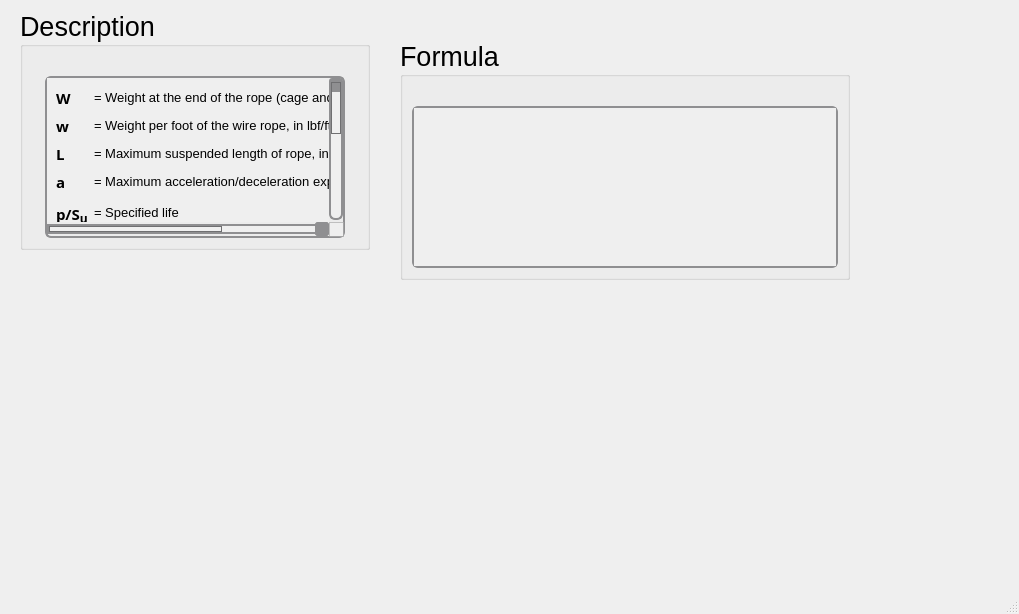
<?xml version="1.0" encoding="UTF-8"?>
<ui version="4.0">
 <class>MainWindow</class>
 <widget class="QMainWindow" name="MainWindow">
  <property name="geometry">
   <rect>
    <x>0</x>
    <y>0</y>
    <width>1019</width>
    <height>614</height>
   </rect>
  </property>
  <property name="windowTitle">
   <string>MainWindow</string>
  </property>
  <widget class="QWidget" name="centralwidget">
   <widget class="QGroupBox" name="groupBox_248">
    <property name="geometry">
     <rect>
      <x>20</x>
      <y>10</y>
      <width>350</width>
      <height>240</height>
     </rect>
    </property>
    <property name="sizePolicy">
     <sizepolicy hsizetype="Minimum" vsizetype="Minimum">
      <horstretch>0</horstretch>
      <verstretch>0</verstretch>
     </sizepolicy>
    </property>
    <property name="minimumSize">
     <size>
      <width>350</width>
      <height>0</height>
     </size>
    </property>
    <property name="maximumSize">
     <size>
      <width>350</width>
      <height>241</height>
     </size>
    </property>
    <property name="font">
     <font>
      <family>Segoe UI</family>
      <pointsize>20</pointsize>
      <weight>50</weight>
      <italic>false</italic>
      <bold>false</bold>
     </font>
    </property>
    <property name="title">
     <string>Description</string>
    </property>
    <layout class="QGridLayout" name="gridLayout_508">
     <item row="1" column="0">
      <widget class="QScrollArea" name="scrollArea_123">
       <property name="sizePolicy">
        <sizepolicy hsizetype="Minimum" vsizetype="Minimum">
         <horstretch>0</horstretch>
         <verstretch>0</verstretch>
        </sizepolicy>
       </property>
       <property name="maximumSize">
        <size>
         <width>300</width>
         <height>361</height>
        </size>
       </property>
       <property name="font">
        <font>
         <family>Segoe UI</family>
         <pointsize>15</pointsize>
         <weight>50</weight>
         <italic>false</italic>
         <bold>false</bold>
        </font>
       </property>
       <property name="styleSheet">
        <string notr="true">QScrollArea {
    background: qlineargradient(x1:0, y1:0, x2:0, y2:1,
                               stop:0 #f6f7fa, stop:1 #dadbde);
    border: 2px solid #8f8f91;
    border-radius: 6px;
}

QScrollArea QScrollBar:vertical, QScrollArea QScrollBar:horizontal {
    background: qlineargradient(x1:0, y1:0, x2:0, y2:1,
                               stop:0 #f6f7fa, stop:1 #dadbde);
    border: 2px solid #8f8f91;
    border-radius: 6px;
    width: 14px;
    height: 14px;
    margin: 2px 0 2px 0;
}

/* Completely remove the bottom button of the vertical scrollbar */
QScrollArea QScrollBar::add-line:vertical {
    height: 0px;
    width: 0px;
    border: none;
    background: none;
    margin: 0px;
    padding: 0px;
}

QScrollArea QScrollBar::handle:vertical, QScrollArea QScrollBar::handle:horizontal {
    background: qlineargradient(x1:0, y1:0, x2:0, y2:1,
                               stop:0 #8f8f91, stop:1 #6f6f71);
    min-height: 20px;
    border-radius: 6px;
    border: 1px solid #6f6f71;
}

QScrollArea QScrollBar::handle:vertical:hover, QScrollArea QScrollBar::handle:horizontal:hover {
    background: qlineargradient(x1:0, y1:0, x2:0, y2:1,
                               stop:0 #6f6f71, stop:1 #4f4f51);
    border: 1px solid #4f4f51;
}

QScrollArea QScrollBar::sub-line:vertical, QScrollArea QScrollBar::add-line:horizontal, QScrollArea QScrollBar::sub-line:horizontal {
    background: #8f8f91;
    border: none;
    border-radius: 3px;
    height: 14px;
    width: 14px;
    subcontrol-origin: margin;
}

QScrollArea QScrollBar::sub-line:vertical:hover, QScrollArea QScrollBar::add-line:horizontal:hover, QScrollArea QScrollBar::sub-line:horizontal:hover {
    background: #6f6f71;
}

QScrollArea QScrollBar::add-page:vertical, QScrollArea QScrollBar::sub-page:vertical,
QScrollArea QScrollBar::add-page:horizontal, QScrollArea QScrollBar::sub-page:horizontal {
    background: transparent;
}
</string>
       </property>
       <property name="verticalScrollBarPolicy">
        <enum>Qt::ScrollBarAsNeeded</enum>
       </property>
       <property name="horizontalScrollBarPolicy">
        <enum>Qt::ScrollBarAsNeeded</enum>
       </property>
       <property name="widgetResizable">
        <bool>true</bool>
       </property>
       <widget class="QWidget" name="scrollAreaWidgetContents_123">
        <property name="geometry">
         <rect>
          <x>0</x>
          <y>0</y>
          <width>482</width>
          <height>373</height>
         </rect>
        </property>
        <layout class="QGridLayout" name="gridLayout_509">
         <item row="13" column="1">
          <widget class="QLabel" name="htext_1017">
           <property name="font">
            <font>
             <family>MS Shell Dlg 2</family>
             <pointsize>10</pointsize>
             <weight>50</weight>
             <italic>false</italic>
             <bold>false</bold>
            </font>
           </property>
           <property name="text">
            <string>&lt;html&gt;&lt;head/&gt;&lt;body&gt;&lt;p&gt;= Nominal wire rope size, in inches&lt;/p&gt;&lt;/body&gt;&lt;/html&gt;</string>
           </property>
          </widget>
         </item>
         <item row="11" column="0">
          <widget class="QLabel" name="label_340">
           <property name="font">
            <font>
             <family>Segoe UI Variable Small Semibol</family>
             <pointsize>11</pointsize>
             <weight>75</weight>
             <bold>true</bold>
            </font>
           </property>
           <property name="text">
            <string>&lt;html&gt;&lt;head/&gt;&lt;body&gt;&lt;p&gt;A&lt;span style=&quot; font-size:14pt; vertical-align:sub;&quot;&gt;m&lt;/span&gt;&lt;/p&gt;&lt;/body&gt;&lt;/html&gt;</string>
           </property>
          </widget>
         </item>
         <item row="7" column="0">
          <widget class="QLabel" name="label_336">
           <property name="font">
            <font>
             <family>Segoe UI Variable Small Semibol</family>
             <pointsize>11</pointsize>
             <weight>75</weight>
             <bold>true</bold>
            </font>
           </property>
           <property name="text">
            <string>&lt;html&gt;&lt;head/&gt;&lt;body&gt;&lt;p&gt;S&lt;span style=&quot; font-size:14pt; vertical-align:sub;&quot;&gt;u&lt;/span&gt;&lt;/p&gt;&lt;/body&gt;&lt;/html&gt;</string>
           </property>
          </widget>
         </item>
         <item row="7" column="1">
          <widget class="QLabel" name="htext_974">
           <property name="font">
            <font>
             <family>MS Shell Dlg 2</family>
             <pointsize>10</pointsize>
             <weight>50</weight>
             <italic>false</italic>
             <bold>false</bold>
            </font>
           </property>
           <property name="text">
            <string>&lt;html&gt;&lt;head/&gt;&lt;body&gt;&lt;p&gt;= Ultimate tensile strength of the wires, in psi&lt;/p&gt;&lt;/body&gt;&lt;/html&gt;</string>
           </property>
          </widget>
         </item>
         <item row="10" column="1">
          <widget class="QLabel" name="htext_977">
           <property name="font">
            <font>
             <family>MS Shell Dlg 2</family>
             <pointsize>10</pointsize>
             <weight>50</weight>
             <italic>false</italic>
             <bold>false</bold>
            </font>
           </property>
           <property name="text">
            <string>&lt;html&gt;&lt;head/&gt;&lt;body&gt;&lt;p&gt;= Diameter of the wires, in inches&lt;/p&gt;&lt;/body&gt;&lt;/html&gt;</string>
           </property>
          </widget>
         </item>
         <item row="10" column="0">
          <widget class="QLabel" name="label_339">
           <property name="font">
            <font>
             <family>Segoe UI Variable Small Semibol</family>
             <pointsize>11</pointsize>
             <weight>75</weight>
             <bold>true</bold>
            </font>
           </property>
           <property name="text">
            <string>&lt;html&gt;&lt;head/&gt;&lt;body&gt;&lt;p&gt;d&lt;span style=&quot; font-size:14pt; vertical-align:sub;&quot;&gt;w&lt;/span&gt;&lt;/p&gt;&lt;/body&gt;&lt;/html&gt;</string>
           </property>
          </widget>
         </item>
         <item row="2" column="0">
          <widget class="QLabel" name="label_326">
           <property name="font">
            <font>
             <family>Segoe UI Variable Small Semibol</family>
             <pointsize>11</pointsize>
             <weight>75</weight>
             <bold>true</bold>
            </font>
           </property>
           <property name="text">
            <string>&lt;html&gt;&lt;head/&gt;&lt;body&gt;&lt;p&gt;L&lt;/p&gt;&lt;/body&gt;&lt;/html&gt;</string>
           </property>
          </widget>
         </item>
         <item row="5" column="1">
          <widget class="QLabel" name="htext_967">
           <property name="font">
            <font>
             <family>MS Shell Dlg 2</family>
             <pointsize>10</pointsize>
             <weight>50</weight>
             <italic>false</italic>
             <bold>false</bold>
            </font>
           </property>
           <property name="text">
            <string>&lt;html&gt;&lt;head/&gt;&lt;body&gt;&lt;p&gt;= Specified life&lt;/p&gt;&lt;/body&gt;&lt;/html&gt;</string>
           </property>
          </widget>
         </item>
         <item row="1" column="0">
          <widget class="QLabel" name="label_325">
           <property name="font">
            <font>
             <family>Segoe UI Variable Small Semibol</family>
             <pointsize>11</pointsize>
             <weight>75</weight>
             <bold>true</bold>
            </font>
           </property>
           <property name="text">
            <string>&lt;html&gt;&lt;head/&gt;&lt;body&gt;&lt;p&gt;w&lt;/p&gt;&lt;/body&gt;&lt;/html&gt;</string>
           </property>
          </widget>
         </item>
         <item row="9" column="1">
          <widget class="QLabel" name="htext_976">
           <property name="font">
            <font>
             <family>MS Shell Dlg 2</family>
             <pointsize>10</pointsize>
             <weight>50</weight>
             <italic>false</italic>
             <bold>false</bold>
            </font>
           </property>
           <property name="text">
            <string>&lt;html&gt;&lt;head/&gt;&lt;body&gt;&lt;p&gt;= Young’s modulus for the wire rope, in psi&lt;/p&gt;&lt;/body&gt;&lt;/html&gt;</string>
           </property>
          </widget>
         </item>
         <item row="4" column="1">
          <widget class="QLabel" name="htext_964">
           <property name="font">
            <font>
             <family>MS Shell Dlg 2</family>
             <pointsize>10</pointsize>
             <weight>50</weight>
             <italic>false</italic>
             <bold>false</bold>
            </font>
           </property>
           <property name="text">
            <string>&lt;html&gt;&lt;head/&gt;&lt;body&gt;&lt;p&gt;= Maximum acceleration/deceleration experienced, in ft/s2&lt;/p&gt;&lt;/body&gt;&lt;/html&gt;</string>
           </property>
          </widget>
         </item>
         <item row="0" column="0">
          <widget class="QLabel" name="label_322">
           <property name="font">
            <font>
             <family>Segoe UI Variable Text Semibold</family>
             <pointsize>11</pointsize>
             <weight>75</weight>
             <bold>true</bold>
            </font>
           </property>
           <property name="text">
            <string>&lt;html&gt;&lt;head/&gt;&lt;body&gt;&lt;p&gt;W&lt;/p&gt;&lt;/body&gt;&lt;/html&gt;</string>
           </property>
          </widget>
         </item>
         <item row="2" column="1">
          <widget class="QLabel" name="htext_963">
           <property name="font">
            <font>
             <family>MS Shell Dlg 2</family>
             <pointsize>10</pointsize>
             <weight>50</weight>
             <italic>false</italic>
             <bold>false</bold>
            </font>
           </property>
           <property name="text">
            <string>&lt;html&gt;&lt;head/&gt;&lt;body&gt;&lt;p&gt;= Maximum suspended length of rope, in ft&lt;/p&gt;&lt;/body&gt;&lt;/html&gt;</string>
           </property>
          </widget>
         </item>
         <item row="1" column="1">
          <widget class="QLabel" name="htext_966">
           <property name="font">
            <font>
             <family>MS Shell Dlg 2</family>
             <pointsize>10</pointsize>
            </font>
           </property>
           <property name="text">
            <string>&lt;html&gt;&lt;head/&gt;&lt;body&gt;&lt;p&gt;= Weight per foot of the wire rope, in lbf/ft {Enter the coefficient of d&lt;span style=&quot; vertical-align:super;&quot;&gt;2&lt;/span&gt;}&lt;/p&gt;&lt;/body&gt;&lt;/html&gt;</string>
           </property>
          </widget>
         </item>
         <item row="0" column="1">
          <widget class="QLabel" name="htext_965">
           <property name="font">
            <font>
             <family>MS Shell Dlg 2</family>
             <pointsize>10</pointsize>
            </font>
           </property>
           <property name="text">
            <string>&lt;html&gt;&lt;head/&gt;&lt;body&gt;&lt;p&gt;= Weight at the end of the rope (cage and load), in lbf&lt;/p&gt;&lt;/body&gt;&lt;/html&gt;</string>
           </property>
          </widget>
         </item>
         <item row="4" column="0">
          <widget class="QLabel" name="label_323">
           <property name="font">
            <font>
             <family>Segoe UI Variable Small Semibol</family>
             <pointsize>11</pointsize>
             <weight>75</weight>
             <bold>true</bold>
            </font>
           </property>
           <property name="text">
            <string>a</string>
           </property>
          </widget>
         </item>
         <item row="5" column="0">
          <widget class="QLabel" name="label_324">
           <property name="font">
            <font>
             <family>Segoe UI Variable Small Semibol</family>
             <pointsize>11</pointsize>
             <weight>75</weight>
             <bold>true</bold>
            </font>
           </property>
           <property name="text">
            <string>&lt;html&gt;&lt;head/&gt;&lt;body&gt;&lt;p&gt;p/S&lt;span style=&quot; font-size:14pt; vertical-align:sub;&quot;&gt;u&lt;/span&gt;&lt;/p&gt;&lt;/body&gt;&lt;/html&gt;</string>
           </property>
          </widget>
         </item>
         <item row="8" column="1">
          <widget class="QLabel" name="htext_975">
           <property name="font">
            <font>
             <family>MS Shell Dlg 2</family>
             <pointsize>10</pointsize>
             <weight>50</weight>
             <italic>false</italic>
             <bold>false</bold>
            </font>
           </property>
           <property name="text">
            <string>&lt;html&gt;&lt;head/&gt;&lt;body&gt;&lt;p&gt;= Sheave or winch drum diameter,in  inches&lt;/p&gt;&lt;/body&gt;&lt;/html&gt;</string>
           </property>
          </widget>
         </item>
         <item row="8" column="0">
          <widget class="QLabel" name="label_337">
           <property name="font">
            <font>
             <family>Segoe UI Variable Small Semibol</family>
             <pointsize>11</pointsize>
             <weight>75</weight>
             <bold>true</bold>
            </font>
           </property>
           <property name="text">
            <string>&lt;html&gt;&lt;head/&gt;&lt;body&gt;&lt;p&gt;D&lt;/p&gt;&lt;/body&gt;&lt;/html&gt;</string>
           </property>
          </widget>
         </item>
         <item row="11" column="1">
          <widget class="QLabel" name="htext_978">
           <property name="font">
            <font>
             <family>MS Shell Dlg 2</family>
             <pointsize>10</pointsize>
             <weight>50</weight>
             <italic>false</italic>
             <bold>false</bold>
            </font>
           </property>
           <property name="text">
            <string>&lt;html&gt;&lt;head/&gt;&lt;body&gt;&lt;p&gt;= Young’s modulus for the wire rope, in psi&lt;/p&gt;&lt;/body&gt;&lt;/html&gt;</string>
           </property>
          </widget>
         </item>
         <item row="9" column="0">
          <widget class="QLabel" name="label_338">
           <property name="font">
            <font>
             <family>Segoe UI Variable Small Semibol</family>
             <pointsize>11</pointsize>
             <weight>75</weight>
             <bold>true</bold>
            </font>
           </property>
           <property name="text">
            <string>&lt;html&gt;&lt;head/&gt;&lt;body&gt;&lt;p&gt;E&lt;span style=&quot; font-size:14pt; vertical-align:sub;&quot;&gt;r&lt;/span&gt;&lt;/p&gt;&lt;/body&gt;&lt;/html&gt;</string>
           </property>
          </widget>
         </item>
         <item row="13" column="0">
          <widget class="QLabel" name="label_341">
           <property name="font">
            <font>
             <family>Segoe UI Variable Small Semibol</family>
             <pointsize>11</pointsize>
             <weight>75</weight>
             <bold>true</bold>
            </font>
           </property>
           <property name="text">
            <string>&lt;html&gt;&lt;head/&gt;&lt;body&gt;&lt;p&gt;d&lt;/p&gt;&lt;/body&gt;&lt;/html&gt;</string>
           </property>
          </widget>
         </item>
         <item row="14" column="1">
          <widget class="QLabel" name="htext_1018">
           <property name="font">
            <font>
             <family>MS Shell Dlg 2</family>
             <pointsize>10</pointsize>
             <weight>50</weight>
             <italic>false</italic>
             <bold>false</bold>
            </font>
           </property>
           <property name="text">
            <string>&lt;html&gt;&lt;head/&gt;&lt;body&gt;&lt;p&gt;= Number of wire rope&lt;/p&gt;&lt;/body&gt;&lt;/html&gt;</string>
           </property>
          </widget>
         </item>
         <item row="14" column="0">
          <widget class="QLabel" name="label_342">
           <property name="font">
            <font>
             <family>Segoe UI Variable Small Semibol</family>
             <pointsize>11</pointsize>
             <weight>75</weight>
             <bold>true</bold>
            </font>
           </property>
           <property name="text">
            <string>&lt;html&gt;&lt;head/&gt;&lt;body&gt;&lt;p&gt;m&lt;/p&gt;&lt;/body&gt;&lt;/html&gt;</string>
           </property>
          </widget>
         </item>
        </layout>
       </widget>
      </widget>
     </item>
     <item row="0" column="0">
      <spacer name="verticalSpacer_248">
       <property name="orientation">
        <enum>Qt::Vertical</enum>
       </property>
       <property name="sizeType">
        <enum>QSizePolicy::Fixed</enum>
       </property>
       <property name="sizeHint" stdset="0">
        <size>
         <width>20</width>
         <height>20</height>
        </size>
       </property>
      </spacer>
     </item>
    </layout>
   </widget>
   <widget class="QGroupBox" name="groupBox_249">
    <property name="geometry">
     <rect>
      <x>400</x>
      <y>40</y>
      <width>450</width>
      <height>240</height>
     </rect>
    </property>
    <property name="sizePolicy">
     <sizepolicy hsizetype="Minimum" vsizetype="Minimum">
      <horstretch>0</horstretch>
      <verstretch>0</verstretch>
     </sizepolicy>
    </property>
    <property name="minimumSize">
     <size>
      <width>450</width>
      <height>0</height>
     </size>
    </property>
    <property name="maximumSize">
     <size>
      <width>450</width>
      <height>241</height>
     </size>
    </property>
    <property name="font">
     <font>
      <family>Segoe UI</family>
      <pointsize>20</pointsize>
      <weight>50</weight>
      <italic>false</italic>
      <bold>false</bold>
     </font>
    </property>
    <property name="title">
     <string>Formula</string>
    </property>
    <layout class="QGridLayout" name="gridLayout_510">
     <item row="1" column="0">
      <widget class="QScrollArea" name="scrollArea_124">
       <property name="sizePolicy">
        <sizepolicy hsizetype="Minimum" vsizetype="Minimum">
         <horstretch>0</horstretch>
         <verstretch>0</verstretch>
        </sizepolicy>
       </property>
       <property name="font">
        <font>
         <family>Segoe UI</family>
         <pointsize>15</pointsize>
         <weight>50</weight>
         <italic>false</italic>
         <bold>false</bold>
        </font>
       </property>
       <property name="styleSheet">
        <string notr="true">QScrollArea {
    background: qlineargradient(x1:0, y1:0, x2:0, y2:1,
                               stop:0 #f6f7fa, stop:1 #dadbde);
    border: 2px solid #8f8f91;
    border-radius: 6px;
}

QScrollArea QScrollBar:vertical, QScrollArea QScrollBar:horizontal {
    background: qlineargradient(x1:0, y1:0, x2:0, y2:1,
                               stop:0 #f6f7fa, stop:1 #dadbde);
    border: 2px solid #8f8f91;
    border-radius: 6px;
    width: 14px;
    height: 14px;
    margin: 2px 0 2px 0;
}

/* Completely remove the bottom button of the vertical scrollbar */
QScrollArea QScrollBar::add-line:vertical {
    height: 0px;
    width: 0px;
    border: none;
    background: none;
    margin: 0px;
    padding: 0px;
}

QScrollArea QScrollBar::handle:vertical, QScrollArea QScrollBar::handle:horizontal {
    background: qlineargradient(x1:0, y1:0, x2:0, y2:1,
                               stop:0 #8f8f91, stop:1 #6f6f71);
    min-height: 20px;
    border-radius: 6px;
    border: 1px solid #6f6f71;
}

QScrollArea QScrollBar::handle:vertical:hover, QScrollArea QScrollBar::handle:horizontal:hover {
    background: qlineargradient(x1:0, y1:0, x2:0, y2:1,
                               stop:0 #6f6f71, stop:1 #4f4f51);
    border: 1px solid #4f4f51;
}

QScrollArea QScrollBar::sub-line:vertical, QScrollArea QScrollBar::add-line:horizontal, QScrollArea QScrollBar::sub-line:horizontal {
    background: #8f8f91;
    border: none;
    border-radius: 3px;
    height: 14px;
    width: 14px;
    subcontrol-origin: margin;
}

QScrollArea QScrollBar::sub-line:vertical:hover, QScrollArea QScrollBar::add-line:horizontal:hover, QScrollArea QScrollBar::sub-line:horizontal:hover {
    background: #6f6f71;
}

QScrollArea QScrollBar::add-page:vertical, QScrollArea QScrollBar::sub-page:vertical,
QScrollArea QScrollBar::add-page:horizontal, QScrollArea QScrollBar::sub-page:horizontal {
    background: transparent;
}
</string>
       </property>
       <property name="verticalScrollBarPolicy">
        <enum>Qt::ScrollBarAsNeeded</enum>
       </property>
       <property name="widgetResizable">
        <bool>true</bool>
       </property>
       <widget class="QWidget" name="scrollAreaWidgetContents_124">
        <property name="geometry">
         <rect>
          <x>0</x>
          <y>0</y>
          <width>422</width>
          <height>146</height>
         </rect>
        </property>
        <layout class="QGridLayout" name="gridLayout_511">
         <item row="1" column="0">
          <widget class="QLabel" name="htext_968">
           <property name="font">
            <font>
             <family>MS Shell Dlg 2</family>
             <pointsize>11</pointsize>
             <weight>50</weight>
             <italic>false</italic>
             <bold>false</bold>
            </font>
           </property>
           <property name="text">
            <string>&lt;html&gt;&lt;head/&gt;&lt;body&gt;&lt;p&gt;&lt;img src=&quot;:/desc/images/Ff wire rope.png&quot;/&gt;&lt;/p&gt;&lt;/body&gt;&lt;/html&gt;</string>
           </property>
           <property name="scaledContents">
            <bool>true</bool>
           </property>
          </widget>
         </item>
         <item row="0" column="0">
          <widget class="QLabel" name="htext_969">
           <property name="font">
            <font>
             <family>MS Shell Dlg 2</family>
             <pointsize>11</pointsize>
             <weight>50</weight>
             <italic>false</italic>
             <bold>false</bold>
            </font>
           </property>
           <property name="text">
            <string>&lt;html&gt;&lt;head/&gt;&lt;body&gt;&lt;p&gt;&lt;img src=&quot;:/desc/images/ft wirerope.png&quot;/&gt;&lt;/p&gt;&lt;/body&gt;&lt;/html&gt;</string>
           </property>
           <property name="scaledContents">
            <bool>true</bool>
           </property>
          </widget>
         </item>
         <item row="3" column="0">
          <widget class="QLabel" name="htext_1019">
           <property name="font">
            <font>
             <family>MS Shell Dlg 2</family>
             <pointsize>11</pointsize>
             <weight>50</weight>
             <italic>false</italic>
             <bold>false</bold>
            </font>
           </property>
           <property name="text">
            <string>&lt;html&gt;&lt;head/&gt;&lt;body&gt;&lt;p&gt;&lt;img src=&quot;:/desc/images/nf wire rope.png&quot;/&gt;&lt;/p&gt;&lt;/body&gt;&lt;/html&gt;</string>
           </property>
           <property name="scaledContents">
            <bool>true</bool>
           </property>
          </widget>
         </item>
         <item row="2" column="0">
          <widget class="QLabel" name="htext_970">
           <property name="font">
            <font>
             <family>MS Shell Dlg 2</family>
             <pointsize>11</pointsize>
             <weight>50</weight>
             <italic>false</italic>
             <bold>false</bold>
            </font>
           </property>
           <property name="text">
            <string>&lt;html&gt;&lt;head/&gt;&lt;body&gt;&lt;p&gt;&lt;img src=&quot;:/desc/images/fb wirerope.png&quot;/&gt;&lt;/p&gt;&lt;/body&gt;&lt;/html&gt;</string>
           </property>
           <property name="scaledContents">
            <bool>true</bool>
           </property>
          </widget>
         </item>
        </layout>
       </widget>
      </widget>
     </item>
     <item row="0" column="0">
      <spacer name="verticalSpacer_249">
       <property name="orientation">
        <enum>Qt::Vertical</enum>
       </property>
       <property name="sizeType">
        <enum>QSizePolicy::Fixed</enum>
       </property>
       <property name="sizeHint" stdset="0">
        <size>
         <width>20</width>
         <height>20</height>
        </size>
       </property>
      </spacer>
     </item>
    </layout>
   </widget>
  </widget>
  <widget class="QMenuBar" name="menubar">
   <property name="geometry">
    <rect>
     <x>0</x>
     <y>0</y>
     <width>1019</width>
     <height>24</height>
    </rect>
   </property>
  </widget>
  <widget class="QStatusBar" name="statusbar"/>
 </widget>
 <resources/>
 <connections/>
</ui>
